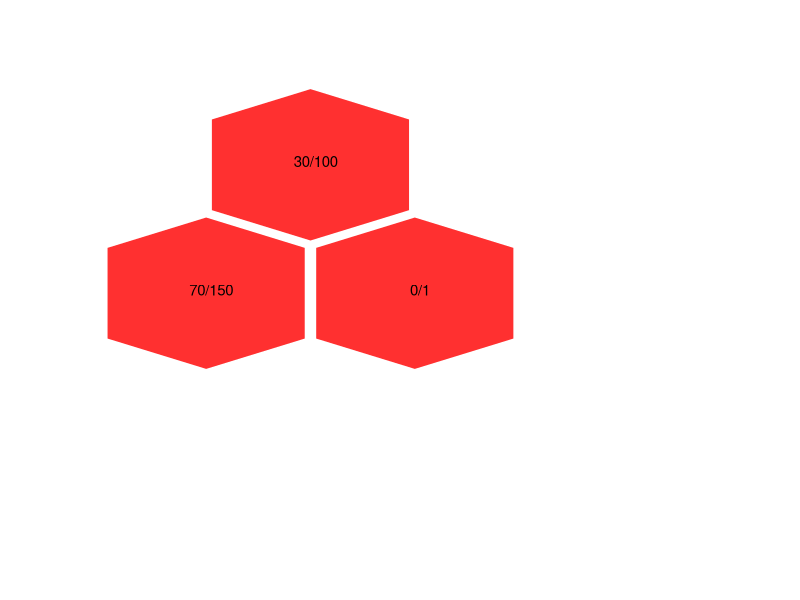
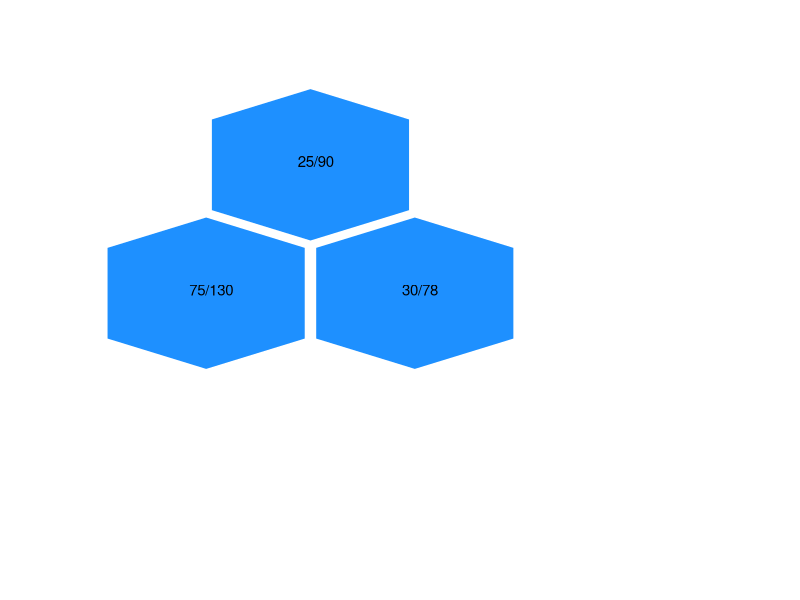
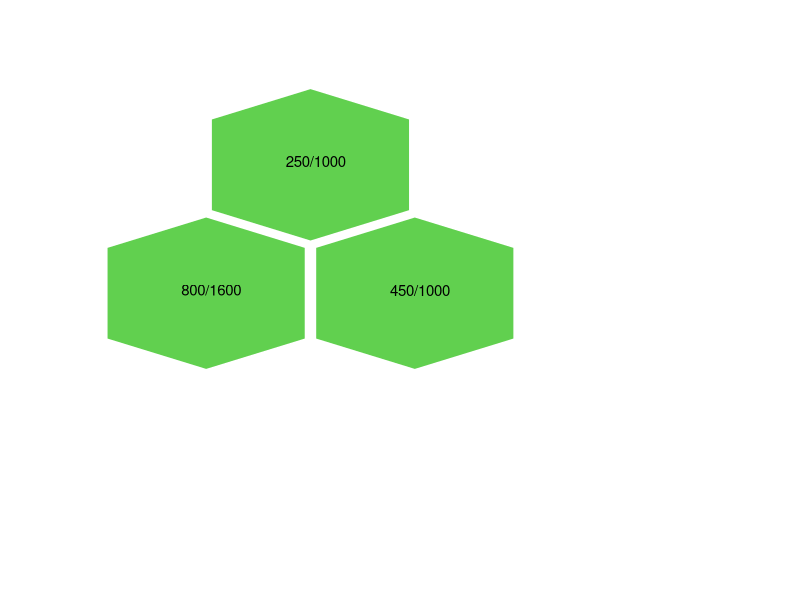
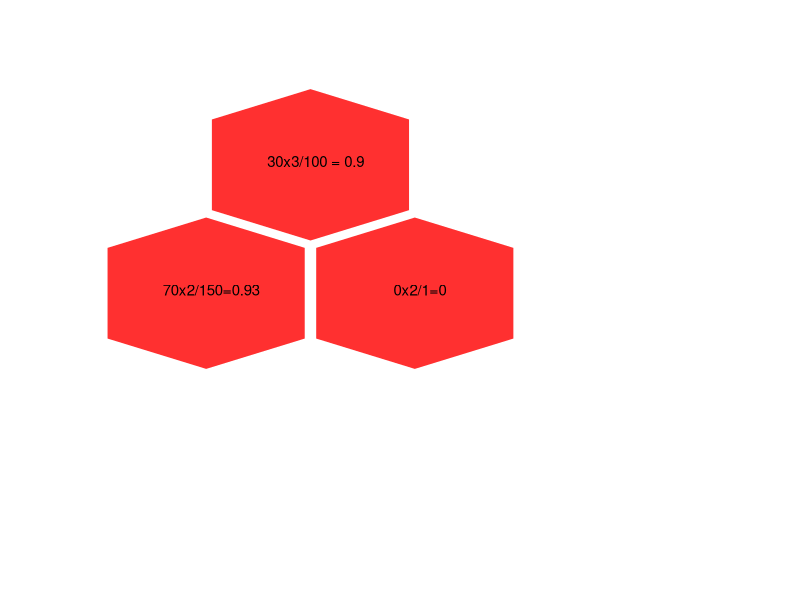
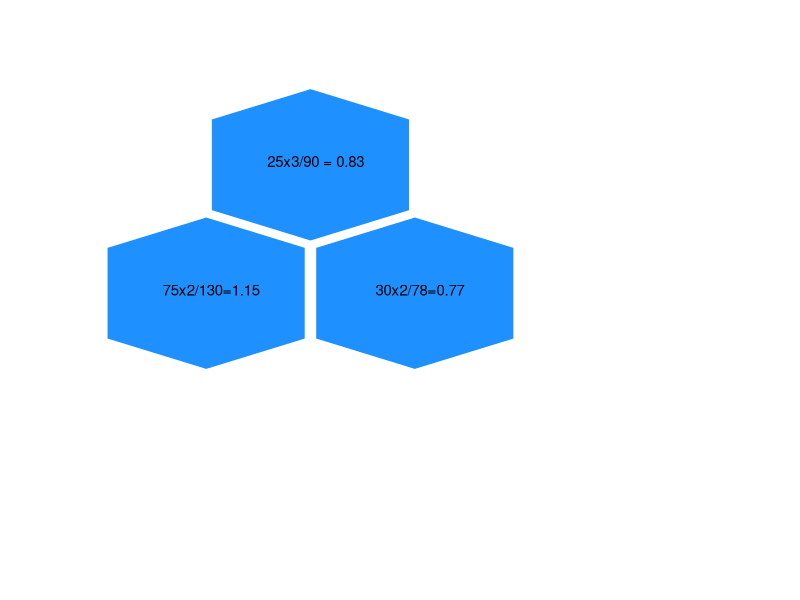
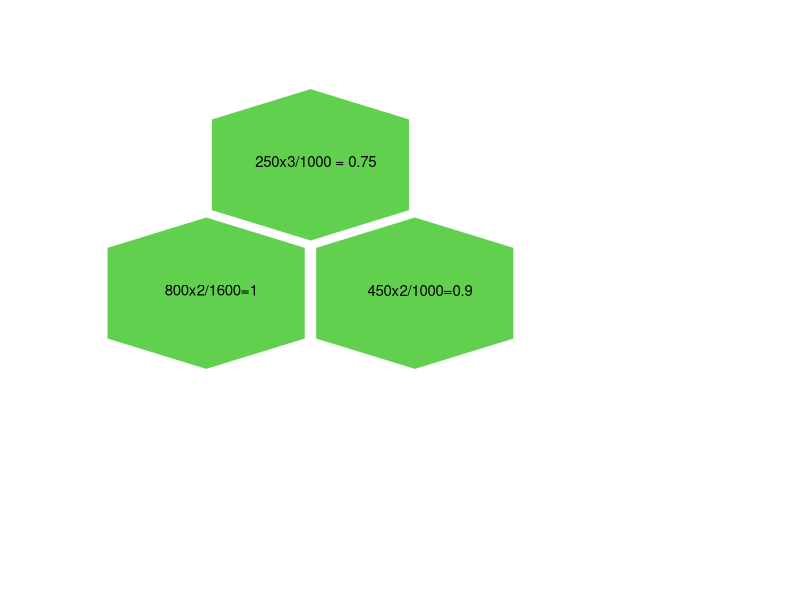
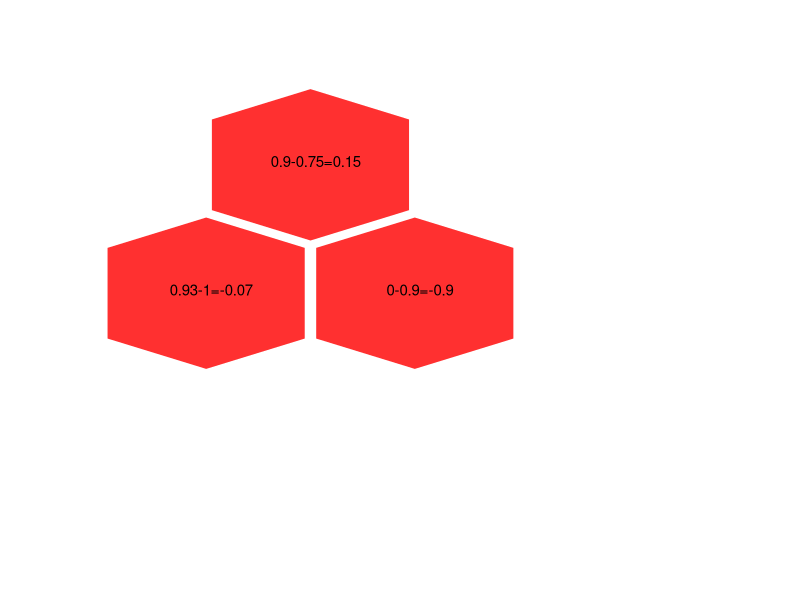
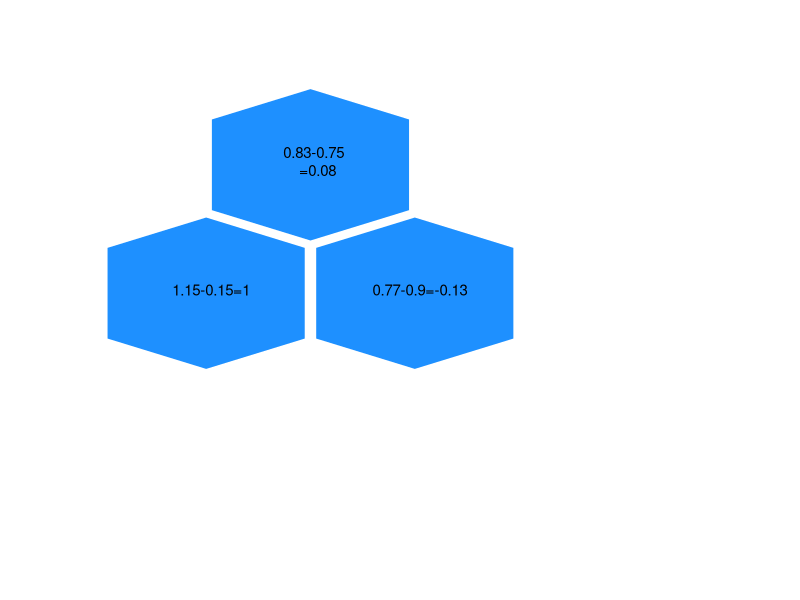

Here is the R script that generated these plots, in order:
library(hexbin)
library(lattice)

#########
#Function to plot
library(plotrix)
hexmap <- function(xcor,ycor,colval, label, title){
  plot(min(c(xcor,ycor)):(max(c(xcor,ycor))+1),min(c(xcor,ycor)):(max(c(xcor,ycor))+1), type="n", frame.plot=F, xaxt="n", yaxt="n", xlab="", ylab="", main = title)
  data <- data.frame(xcor,ycor)
  apply(data, 1, function(zone) hexagon(zone[1],zone[2],col=colval, unitcell=0.95,border="white"))
  text(xcor+ 0.5,ycor + 0.5,labels=label, cex=0.9)
}
#Attacking away team +  - -
dataAtackA <- data.frame(where = c( "30/100", "70/150", "0/1"), x = c(2.5, 2.0, 3.0), y = c(4,3,3), colour = c(3))
hexmap(dataAtackA$x,dataAtackA$y,"firebrick1", dataAtackA$where, NULL)
#Defending home team + - +
dataAtackB <- data.frame(where = c( "25/90", "75/130", "30/78"), x = c(2.5, 2.0, 3.0), y = c(4,3,3), colour = c(1))
hexmap(dataAtackB$x,dataAtackB$y,"dodgerblue1", dataAtackB$where, NULL)

#Average NBA
dataAtackC <- data.frame(where = c( "250/1000", "800/1600", "450/1000"), x = c(2.5, 2.0, 3.0), y = c(4,3,3), colour = c(1))
hexmap(dataAtackC$x,dataAtackC$y,3, dataAtackC$where, NULL)

#####Points per shot


#Attacking away team +  - -
dataAtackA <- data.frame(where = c( "30x3/100 = 0.9", "70x2/150=0.93", "0x2/1=0"), x = c(2.5, 2.0, 3.0), y = c(4,3,3), colour = c(3))
hexmap(dataAtackA$x,dataAtackA$y,"firebrick1", dataAtackA$where, NULL)
#Defending home team + - +
dataAtackB <- data.frame(where = c( "25x3/90 = 0.83", "75x2/130=1.15", "30x2/78=0.77"), x = c(2.5, 2.0, 3.0), y = c(4,3,3), colour = c(1))
hexmap(dataAtackB$x,dataAtackB$y,"dodgerblue1", dataAtackB$where, NULL)

#Average NBA
dataAtackC <- data.frame(where = c( "250x3/1000 = 0.75", "800x2/1600=1", "450x2/1000=0.9"), x = c(2.5, 2.0, 3.0), y = c(4,3,3), colour = c(1))
hexmap(dataAtackC$x,dataAtackC$y,3, dataAtackC$where, NULL)

#######Points over average

#Attacking away team +  - -
dataAtackA <- data.frame(where = c( "0.9-0.75=0.15", "0.93-1=-0.07", "0-0.9=-0.9"), x = c(2.5, 2.0, 3.0), y = c(4,3,3), colour = c(3))
hexmap(dataAtackA$x,dataAtackA$y,"firebrick1", dataAtackA$where, NULL)
#Defending home team + - +
dataAtackB <- data.frame(where = c( "0.83-0.75 \n =0.08", "1.15-0.15=1", "0.77-0.9=-0.13"), x = c(2.5, 2.0, 3.0), y = c(4,3,3), colour = c(1))
hexmap(dataAtackB$x,dataAtackB$y,"dodgerblue1", dataAtackB$where, NULL)


######Avobe Average PPS (AAPPS)

dataAtackA <- data.frame(where = c("0.15+0.08+0.75 \n =0.98", "-0.07+1+1=1.93", "-0.9+-0.13+1=-0.03"), x = c(2.5, 2.0, 3.0), y = c(4,3,3), colour = c(3))
hexmap(dataAtackA$x,dataAtackA$y,"firebrick1", dataAtackA$where, NULL)





hexmap2 <- function(xcor,ycor,colval, label, title){
  plot(min(c(xcor,ycor)):(max(c(xcor,ycor))+1),min(c(xcor,ycor)):(max(c(xcor,ycor))+1), type="n", frame.plot=F, xaxt="n", yaxt="n", xlab="", ylab="", main = title)
  data <- data.frame(xcor,ycor)
  apply(data, 1, function(zone) hexagon(zone[1],zone[2],col=colval, unitcell=0.95,border="white"))
  text(xcor+ 0.5,ycor + 0.5,labels=label, cex=0.7)
  text(3.7, 4.5, "3point")
}

